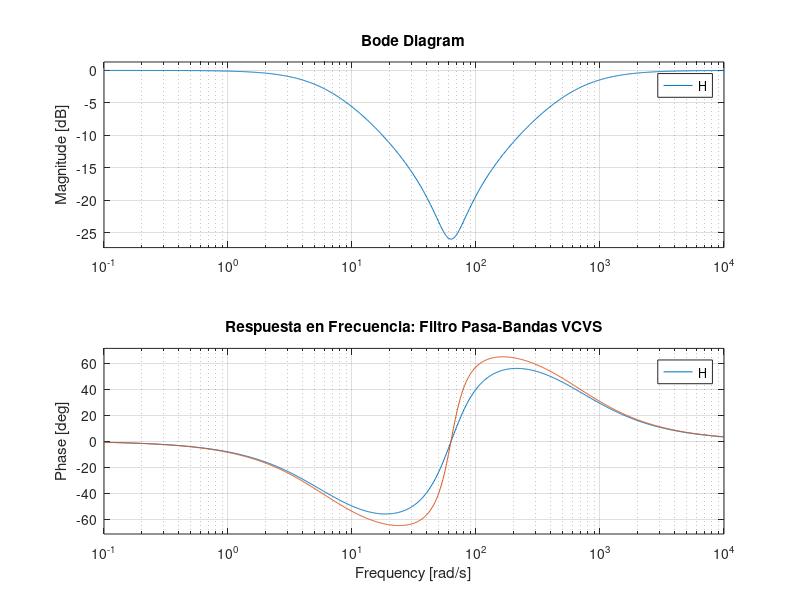

Here is the MATLAB script that generated this plot:
% Análisis de filtro Pasa-Bandas VCVS
% clear all
% close all
% clc

% 1. Definir parámetros del componente (Ajustar a tus valores reales)
R1 = 150e3; Ra = 10e3; Rb = 150e3; % Ejemplos
C1 = 4.7e-6; C2 = 0.22e-6; 
Rf = 47e3; R2 = 6.8e3; 


% 3. Construir la función de transferencia H(s)
s = tf('s');

% Numerador
num = ((1 + (Rb/Ra)) / (R1 * C1)) * s;

% Denominador: s^2 + (2*zeta*w0)*s + w0^2
% El término lineal (2*zeta*w0) es: (1/R1C1 + 1/R2C1 + 1/R2C2 - (Rb*R1)/(Ra*Rf*C1))
den = s^2 + ((1/(R1*C1)) + (1/(R2*C1)) + (1/(R2*C2)) - (Rb)/(Ra*Rf*C1))*s + (R1 + Rf) / (R1 * Rf * R2 * C1 * C2);

A = 1.2;
sys = (A-(91/3)*num/den)/A;

f0 = 10;
wn = 2*pi*f0;
flow = 1;
wlow = 2*pi*flow;
zeta_des = wn/(2*wlow);


H = 1- 2*(zeta_des - 0.25)*wn*s/(s^2+2*zeta_des*wn*s+wn^2);


% 4. Graficar Bode
figure;
bode(sys);
hold on;
bode(H);
grid on;
title('Respuesta en Frecuencia: Filtro Pasa-Bandas VCVS');
